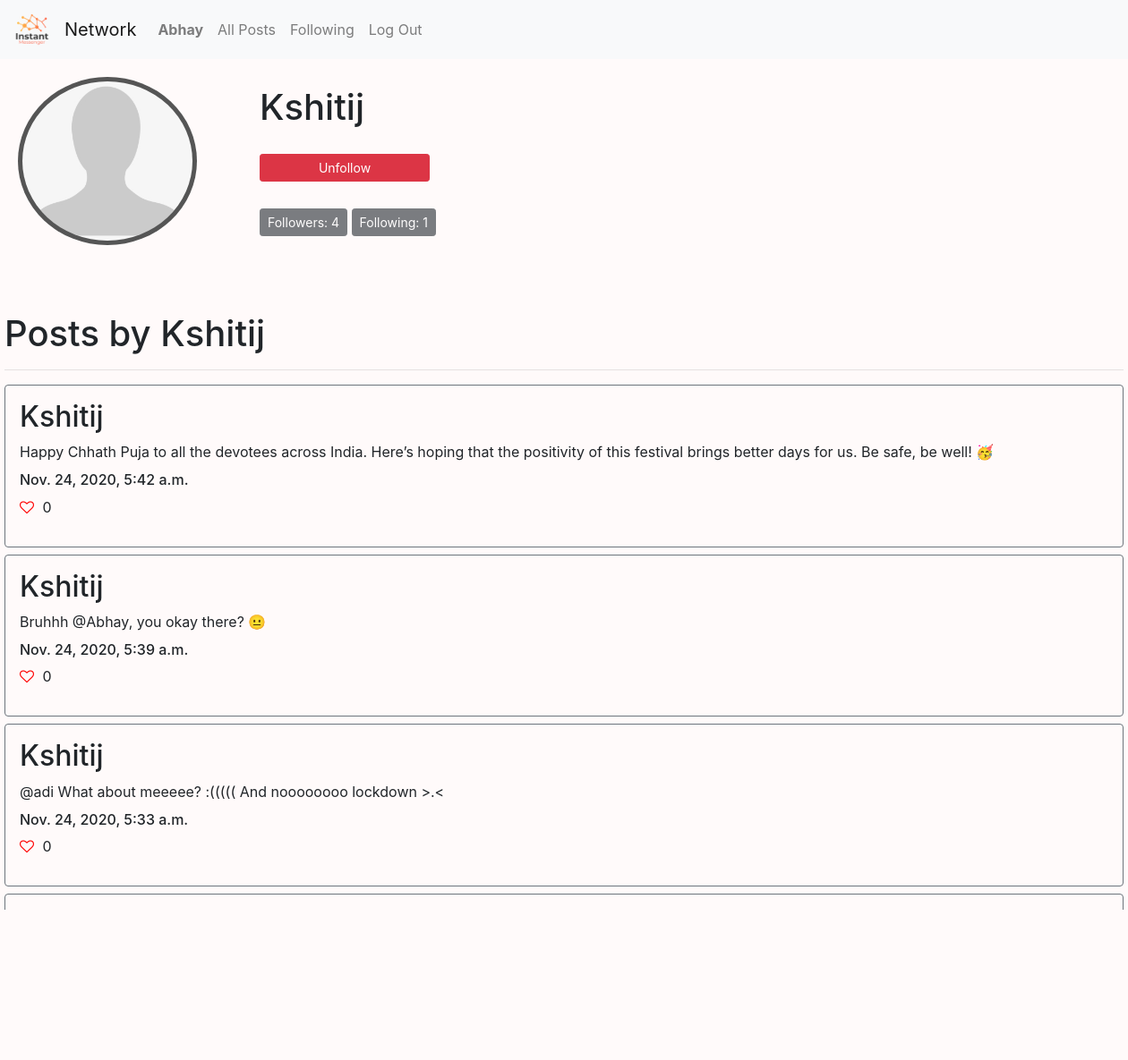
/profile/1 (signed in), run on the app's committed database.
### network/models.py (models this page shows, shortened)
class User(AbstractUser):
    pass

class Post(models.Model):
    user = models.ForeignKey('User', on_delete=models.CASCADE, related_name='author')
    post = models.CharField(max_length=255)
    timestamp =  models.DateTimeField(auto_now_add=True)
    likes = models.IntegerField(default=0)
    is_liked = models.BooleanField(default=False)

### network/views.py (the view, shortened to what this page needs)
# urls.py: path("profile/<str:owner>", views.profile, name="profile"),
def profile(request, owner):
    owner = User.objects.get(id=owner)
    if Follow.objects.filter(follower=request.user, following=owner).count() == 0:
        button = "Follow"
    else:
        button = "Unfollow"
    posts = Post.objects.filter(user = owner.id).order_by("-timestamp")
    for post in posts:
        post.likes = Like.objects.filter(post=post.id).count()
        post.save()
    paginator = Paginator(posts, 10)
    page_number = request.GET.get('page')
    page_obj = paginator.get_page(page_number)
    return render(request, "network/profile.html", {
        "owner": owner,
        "page_obj": page_obj,
        "button":button,
        "followers": Follow.objects.filter(following=owner).count(),
        "following": Follow.objects.filter(follower=owner).count()
    })

### network/templates/network/profile.html (shortened to what this page needs)
{% extends "network/layout.html" %}
{% load static %}
{% block body %}
    <div class="header">
        <img src ="{% static 'network/profile.png' %}" />
        <h1> {{ owner }} </h1>
        <form action="{% url 'profile' owner.id %}" method="POST">
            {% if user.id != owner.id %}
                {% if button == "Follow" %}
                    <button type="submit" class="btn btn-primary btn-sm" name="button" value="Follow" id="follow-btn">Follow</button>
                {% else %}
                    <button type="submit" class="btn btn-danger btn-sm" name="button" value="Unfollow" id="follow-btn">Unfollow</button>
                {% endif %}
            {% endif %}
        </form>
    </div>
    <button class="btn btn-dark btn-sm" disabled> Followers: {{ followers }} </button>
    <button class="btn btn-dark btn-sm" disabled> Following: {{ following }} </button>
    <div style="margin-top: 160px; padding:5px;">
    <h1> Posts by {{ owner }}</h1>
    <hr>
    {% for post in page_obj %}
        <div class="border border-secondary rounded p-3 mt-2">
            <h2> {{ post.user }} </h2>
            <div id="post-{{post.id}}">{{ post.post }} </div>
            <h6 style="margin-top: 10px;"> {{ post.timestamp }}</h6>
            {% if post.is_liked %}
                <i class="fa fa-heart" id="like-btn-{{post.id}}" onclick="like('{{ post.id }}')"></i>
            {% else %}
                <i class="fa fa-heart-o" id="like-btn-{{post.id}}" onclick="like('{{ post.id }}')"></i>
            {% endif %}
            <p style="display: inline-block;" id="like-count-{{post.id}}"> {{ post.likes }} </p>
        </div>
    {% empty %}
            <h2 style="padding: 10px;"> No posts yet</h2>
    {% endfor %}
    </div>
{% endblock %}

### network/templates/network/layout.html (shortened to what this page needs)
{% load static %}
<!DOCTYPE html>
<html lang="en">
    <head>
        <link rel="stylesheet" href="https://stackpath.bootstrapcdn.com/bootstrap/4.4.1/css/bootstrap.min.css">
        <link rel="stylesheet" href="https://cdnjs.cloudflare.com/ajax/libs/font-awesome/4.7.0/css/font-awesome.min.css">
        <link href="{% static 'network/styles.css' %}" rel="stylesheet">
    </head>
    <body>
        <nav class="navbar navbar-expand-lg navbar-light bg-light">
            <a class="navbar-brand" href="#"> <img src="{% static 'network/logo.png' %}" style="object-fit: cover; height: 40px;"> </a>
            <a class="navbar-brand" href="#">Network</a>
            <div>
              <ul class="navbar-nav mr-auto">
                {% if user.is_authenticated %}
                    <li class="nav-item">
                        <a class="nav-link" href="{% url 'profile' user.id %}"><strong>{{ user.username }}</strong></a>
                    </li>
                {% endif %}
                <li class="nav-item">
                  <a class="nav-link" href="{% url 'index' %}">All Posts</a>
                </li>
                {% if user.is_authenticated %}
                    <li class="nav-item">
                        <a class="nav-link" href="{% url 'following' %}">Following</a>
                    </li>
                    <li class="nav-item">
                        <a class="nav-link" href="{% url 'logout' %}">Log Out</a>
                    </li>
                {% endif %}
              </ul>
            </div>
          </nav>
        <div class="body">
            {% block body %}
            {% endblock %}
        </div>
    </body>
</html>

### network/static/network/styles.css (style rules this page uses)
.body { background-color: snow; }
.header img { float: left; background: #555; border-radius: 50%; width: 200px; padding: 5px; margin:20px; }
.header h1 { position: relative; top: 30px; left: 50px; }
#follow-btn { position: relative; top: 50px; left: 50px; width: 190px; text-align: center; }
.btn-dark { position: relative; top: 80px; left: 50px; display: inline-block; }
.fa-heart-o { color: red; cursor: pointer; }
i { margin-right: 5px; }

### data on the page
User: username "Abhay"
User: username "Kshitij"
Post: user "Kshitij", post "Happy Chhath Puja to all the devotees across India. Here’s hoping that the positivity of this festival brings better days for us. Be safe, be well! 🥳", timestamp "Nov. 24, 2020, 5:42 a.m.", likes "0"
Post: user "Kshitij", post "Bruhhh @Abhay, you okay there? 😐", timestamp "Nov. 24, 2020, 5:39 a.m.", likes "0"
Post: user "Kshitij", post "@adi What about meeeee? :((((( And noooooooo lockdown >.<", timestamp "Nov. 24, 2020, 5:33 a.m.", likes "0"

### other printed values
{{ followers }} "4"
{{ following }} "1"
